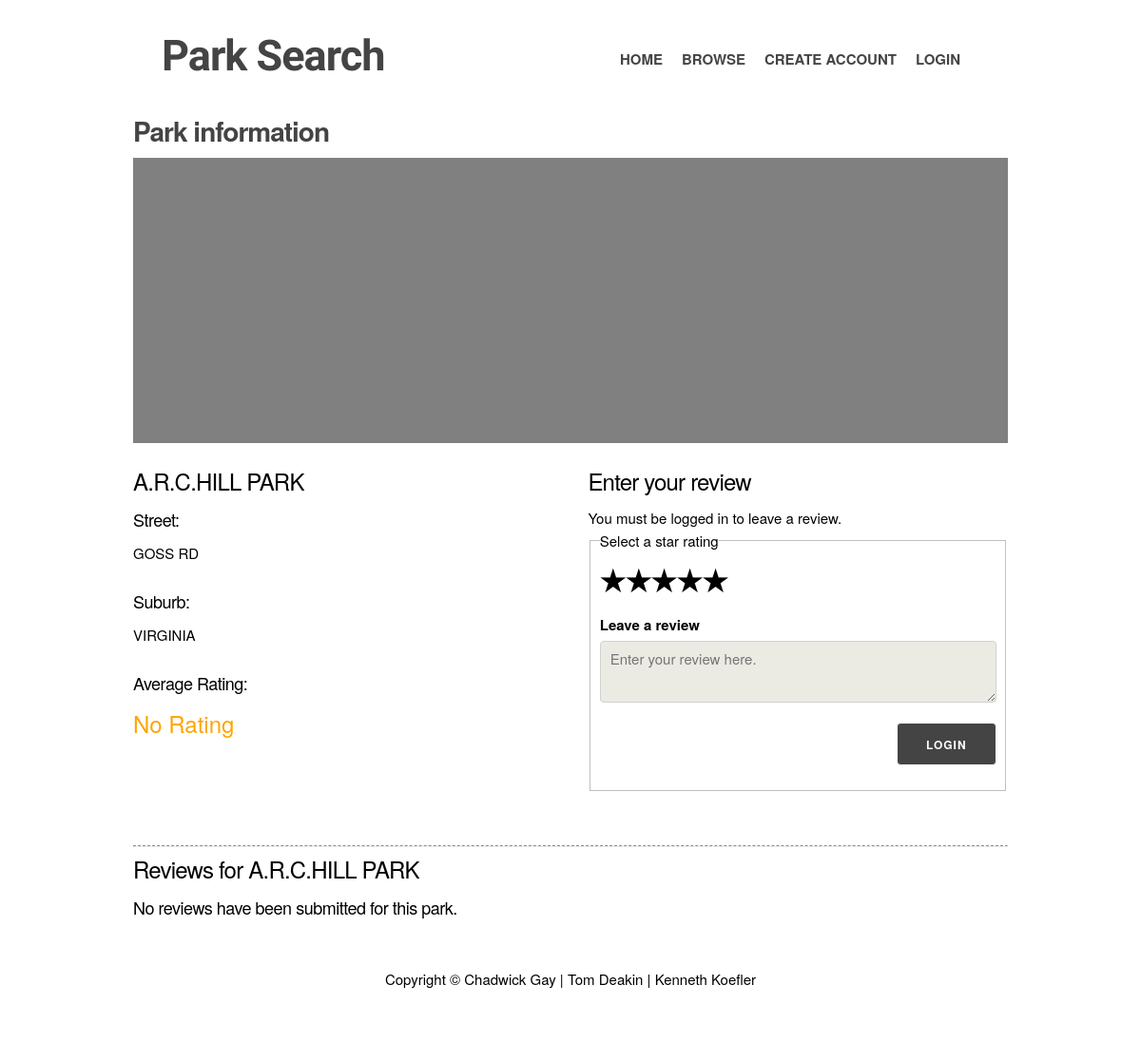
The app's page /park.php?ParkCode=D0696 with its own data.
### tables this page shows
CREATE TABLE `items` (
  `ID` int(11) NOT NULL,
  `ParkCode` varchar(5) NOT NULL,
  `Name` varchar(70) NOT NULL,
  `Street` varchar(45) NOT NULL,
  `Suburb` varchar(45) NOT NULL,
  `Easting` decimal(10,2) NOT NULL,
  `Northing` decimal(10,2) NOT NULL,
  `Latitude` decimal(10,8) NOT NULL,
  `Longitude` decimal(11,8) NOT NULL
);

### park.php (the view, shortened to what this page needs)
<?php
include("server/PHP/database.php");
?>
<!DOCTYPE html>
<html lang="en">
<head>
    <link rel="stylesheet" href="css/normalize.css">
    <link rel="stylesheet" href="css/style.css">
</head>
<body>
<div class="container">
    <?php include('server/includes/nav.inc'); ?>
    <?php
    function displayAggregateStars($numberOfStars) {
        echo '<span class="star">';
        if ($numberOfStars < 0) {
            echo "No Rating";
        }
    }
    $ParkCode = htmlspecialchars(isset($_GET['ParkCode']) ? $_GET['ParkCode'] : "");
    $Park = array('ID' => -1, 'RatingAvg' => -1);
    $Parks = $pdo->prepare("SELECT ID, ParkCode, Name, Street, Suburb, Easting, Northing, Latitude, Longitude FROM items WHERE ParkCode=:parkcode");
    $Parks->bindValue(':parkcode', $ParkCode);
    $Parks->execute();
    if ($Parks != false && $Parks->rowCount()) {
        $temp = $Parks->fetch();
        if (gettype($temp) == gettype(array())) {
            $Park = array_merge($Park, $temp);
        }
    }
    ?>
    <div class="row">
        <div class="one columns">
            <h3>Park information</h3>
            <div class="park-location">
                <?php if ($Park['ID'] > 0) { ?>
                    <div id="park-map"></div>
                    <br>
                <?php } ?>
            </div>
        </div>
        <div class="row">
            <div class="two columns">
                <div class="park-information" itemscope itemtype="http://schema.org/Place">
                    <?php
                    if ($Park['ID'] > 0) {
                        echo '<h4 itemprop="name">' . $Park['Name'] . '</h4>';
                        echo '<h5>Street:</h5>';
                        echo '<p itemprop="address">' . $Park['Street'] . '</p>';
                        echo '<h5>Suburb:</h5>';
                        echo '<p itemprop="address">' . $Park['Suburb'] . '</p>';
                        echo '<h5>Average Rating:</h5>';
                        displayAggregateStars($Park['RatingAvg']);
                    } else {
                        echo '<h4>Unknown Park.</h4>';
                    }
                    ?>
                </div>
            </div>
            <div class="two columns">
                <?php
                $errors = array();
                if (isset($_POST['txtcomment']) && isset($_SESSION['logged'])) {
                    require 'server/includes/validate.inc';
                    validateReview($errors, $_POST, 'txtcomment');
                    if ($errors) {
                        echo '<div class="validation">';
                        echo '<h5>Invalid submission, correct the following errors:</h5>';
                        echo '<ul>';
                        foreach ($errors as $field => $error) {
                            echo "<li>$error</li>";
                        }
                        echo '</ul>';
                        echo '</div>';
                        include 'server/includes/addReview.inc';
                    } else {
                        $Rating = 0;
                        if (isset($_POST['rating'])) {
                            $Rating = $_POST['rating'];
                        }
                        submitReview($_SESSION['logged'], $Park['ID'], $_POST['txtcomment'], $Rating);
                        echo "Your review has been submitted.";
                        echo "<script>redirectToPage('/park.php?ParkCode=" . $Park['ParkCode'] . "');</script>";
                    }
                } else {
                    include 'server/includes/addReview.inc';
                }
                ?>
            </div>
        </div>
        <div class="row">
            <div class="one column">
                <div class="park-reviews" itemscope itemtype="http://schema.org/Review">
                    <?php
                    echo '<br /><hr />';
                    echo '<h4 itemprop="itemReviewed">Reviews for ' . $Park['Name'] . '</h4>';
                    $Reviews = array();
                    if (count($Reviews) <= 0) {
                        echo '<div><h5>No reviews have been submitted for this park.</h5></div>';
                    }
                    ?>
                </div>
            </div>
        </div>
    </div>
    <?php include('server/includes/footer.inc'); ?>
</div>
</body>
</html>

### css/style.css (style rules this page uses)
.container { position: relative; width: 100%; max-width: 960px; margin: 0 auto; padding: 0 20px; box-sizing: border-box; min-width: 960px; }
.column, .columns { width: 100%; float: left; box-sizing: border-box; }
.container { width: 80%; }
.column, .columns { margin-left: 4%; }
.column:first-child, .columns:first-child { margin-left: 0; }
.one.column, .one.columns { width: 100%; margin-left: 0; }
.two.columns { width: 48%; }
html { font-size: 62.5%; }
body { font-size: 1.5em; line-height: 1.6; font-weight: 400; font-family: "Raleway", "HelveticaNeue", "Helvetica Neue", Helvetica, Arial, sans-serif; }
hr { border-top: 1px dashed #8c8b8b; }
h1, h2, h3, h4, h5, h6 { margin-top: 0; margin-bottom: 1rem; font-weight: 300; }
h3 { font-size: 2.8rem; line-height: 1.3; letter-spacing: -.1rem; color: #444; font-weight: bold; text-align: left; }
h4 { font-size: 2.4rem; line-height: 1.35; letter-spacing: -.08rem; }
h5 { font-size: 1.8rem; line-height: 1.5; letter-spacing: -.05rem; }
p { margin-top: 0; }
#park-map { height: 300px; width: 100%; background-color: grey; }
.star { color: orange; font-size: 24px; }
table, p, ul, ol, form { margin-bottom: 2.5rem; }

### records on screen
items: Name "A.R.C.HILL PARK", Street "GOSS RD", Suburb "VIRGINIA"
